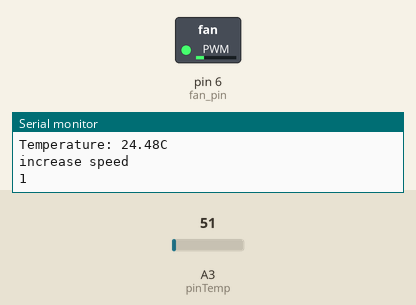
Simulated run of this sketch. Board: Arduino Uno, built with avr-gcc and run on an emulated ATmega328P. Parts: switched loads named in the sketch (green lamp = pin HIGH), the last lines printed to the serial monitor. The test bench sets the inputs (shaded band); at power-on: A3 (pinTemp) = 51.

Above: at 0.1 s.
At 5.1 s:
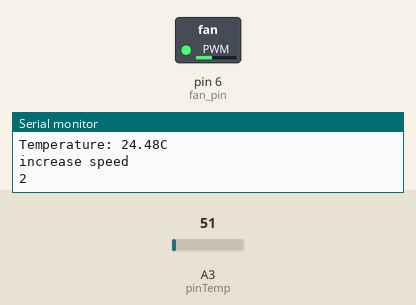
At 10.1 s:
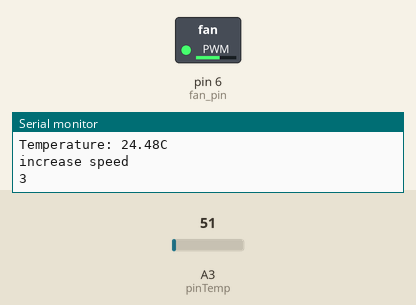
At 20.1 s:
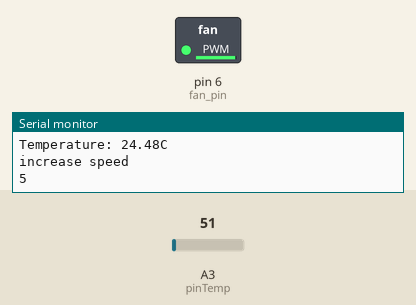
Timing chart, 0 to 21.6 s (numbered marks = the images above):
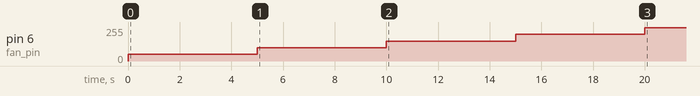

Measured:
- by itself, pin 6 (fan_pin): moves from 0/255 to 250/255 over 20.0 s

The sketch:

btp_temprature_regulation.ino
```cpp
int pinTemp = A3;   //This is where our Output data goes
int temp1=0;
int fan_pin=6;
int fan_speed=0;
int rot;
void setup() {
  Serial.begin(9600);
}
void loop() {
  float temp = analogRead(pinTemp);    //Read the analog pin
  Serial.print("voltage:");
  Serial.print(((temp*5)/1023));
  Serial.println("V");
  temp = temp*0.48;   // convert output (mv) to readable celcius

  Serial.print("Temperature: ");
  Serial.print(temp);
  Serial.println("C");  //print the temperature status
  if (temp1>temp){
    if (fan_speed!=0){
      Serial.print("reduce speed");
      if (temp1-temp>5){
      fan_speed=fan_speed-1;
      }}
    }
  if (temp1<temp){
    if (fan_speed!=5){
      Serial.println("increase speed");
      if (temp-temp1>5){
      fan_speed=fan_speed+1;
      }}
    }
 rot=(fan_speed*50);
 analogWrite(fan_pin, rot);
 Serial.println(fan_speed);
  delay(5000);
}
```
